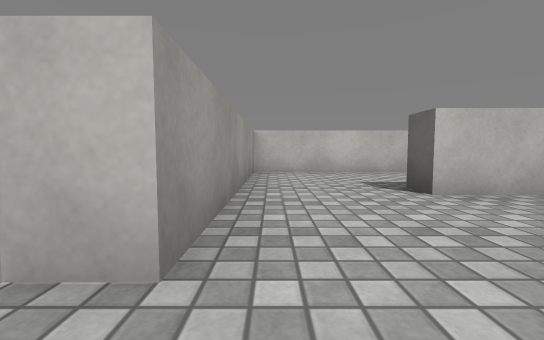
view 1 (above)

19 first-person views from a walk through a Unity game level. The camera is 0.5 m above the floor, tilts 4° down and sees 90° across. The floor is counted in squares, 1 m on a side. Each view is taken from the middle of a square. On the plan, view 1 faces up. The plan holds only what a view shows up to about 9 squares ahead; the rest is blank. The player character is not drawn. Surface patterns are stand-ins for the level's own textures.

view 2
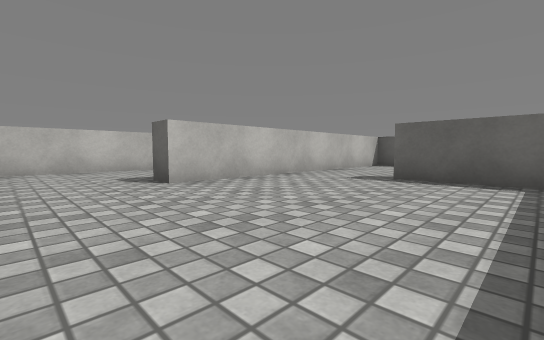

view 3
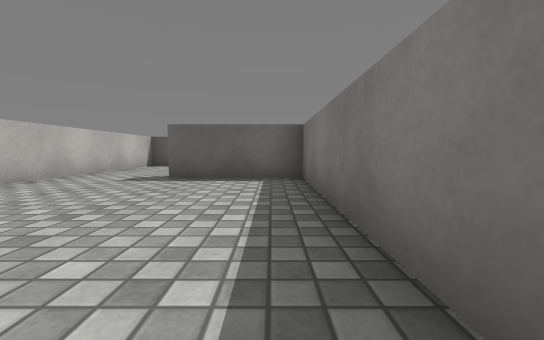

view 4
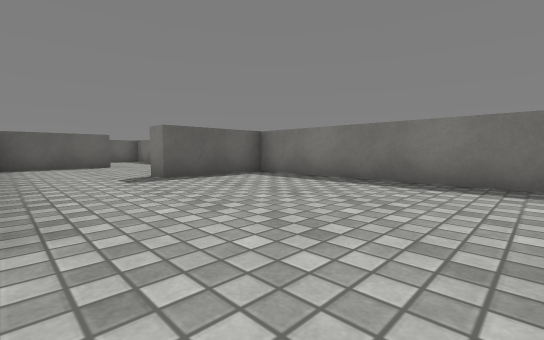

view 5
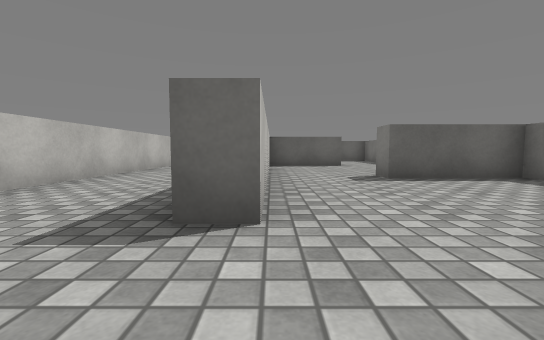

view 6
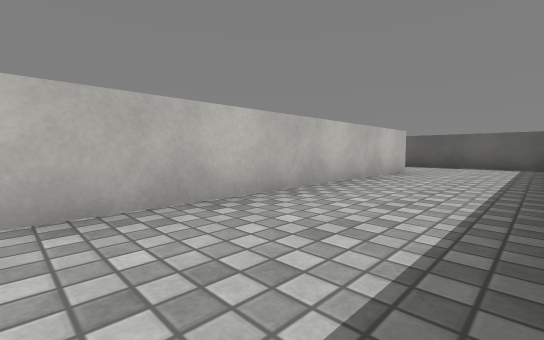

view 7
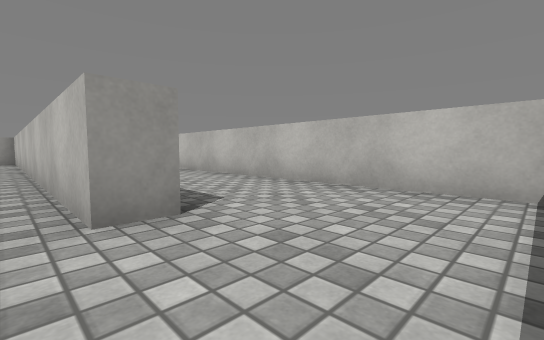

view 8
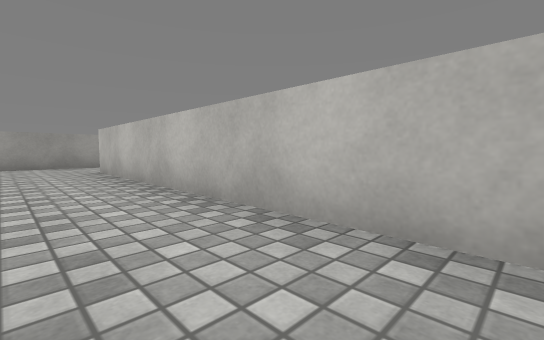

view 9
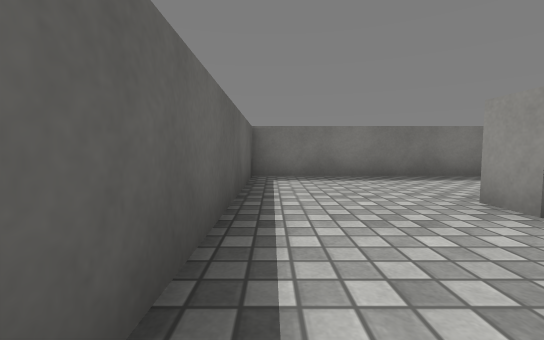

view 10
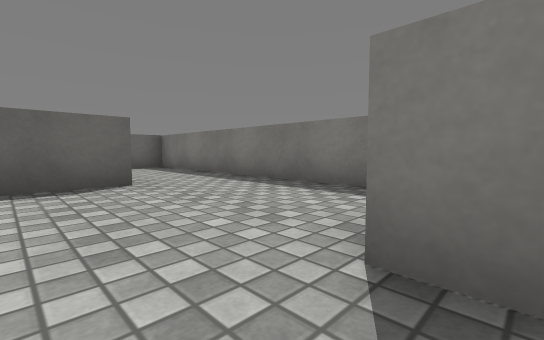

view 11
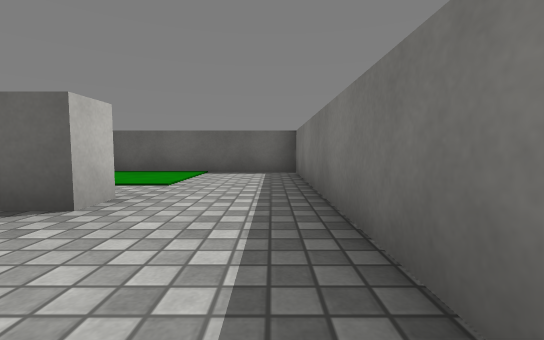

view 12
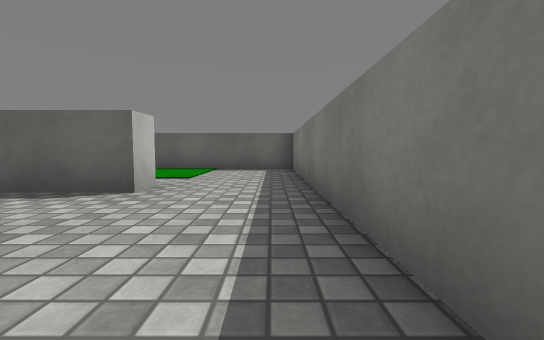

view 13
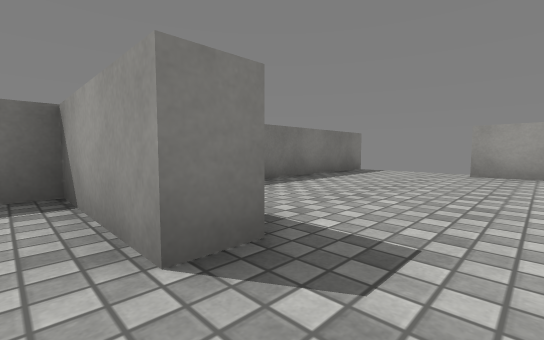

view 14
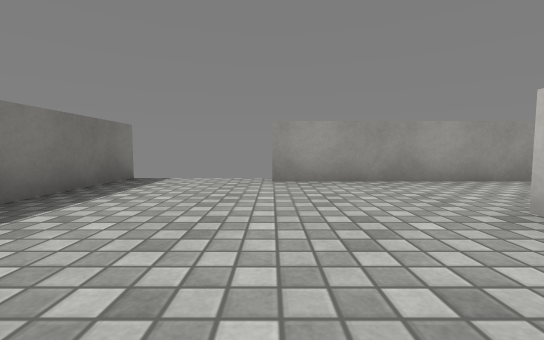

view 15
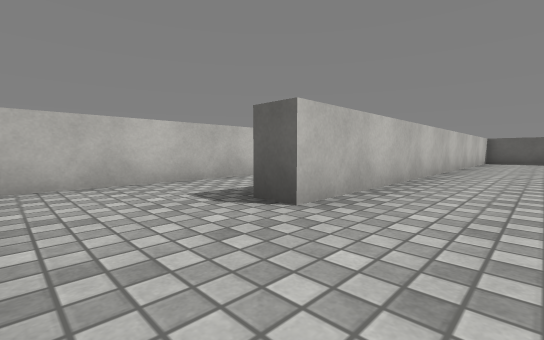

view 16
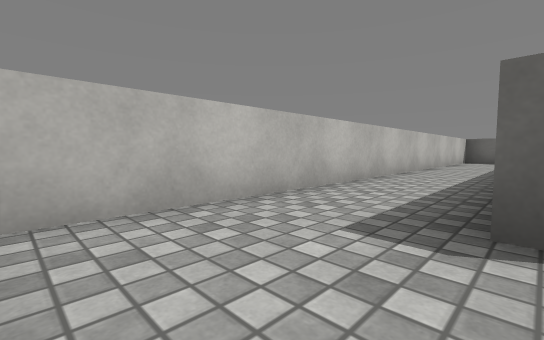

view 17
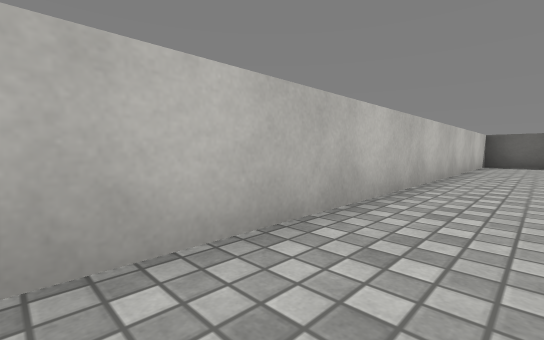

view 18
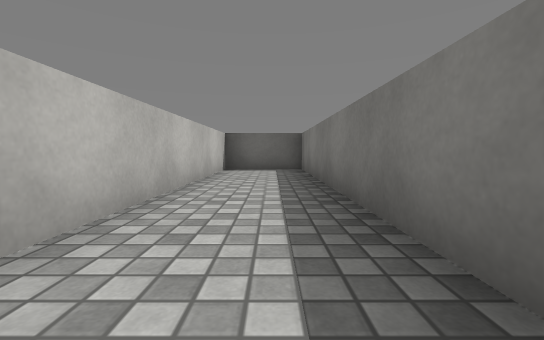

view 19
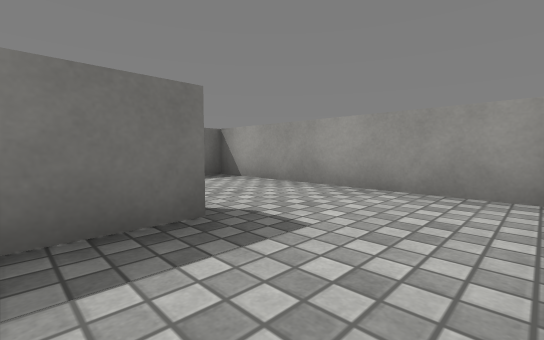

### Floor plan
Points are (right, up) in squares from view 1. A wall is a line through its corners. A room is listed if a view was taken in it or the views show most of it. See-through windows are left out.
Room 1 (views 1, 2, 3, 14)
walls: (-0.4, 2.5) (-0.4, 1); (4.5, 3.1) (1.8, 3.1); (-1.1, -1.6) (4.9, -1.6) (4.9, 0.9)
ways out: opening at (0.5, 3) to room 2; opening at (5, 1.5) to room 3; gap at (-1, 1)
Room 2 (views 4, 5, 6, 7, 8, 9, 15)
walls: (8.9, 3.7) (13.4, 3.7) (13.4, 8.8); (11, 7) (11, 6.4) (-0.4, 6.4) (-0.4, 2.5); (1.8, 3.1) (1.8, 3.8); (13.1, 9.6) (1.8, 9.6); (-0.4, 9.4) (-0.4, 7) (0, 7)
ways out: opening at (0.5, 3) to room 1; opening at (0.5, 10) to room 4
Room 3 (views 10, 11, 12, 13)
walls: (4.9, 0.9) (5.5, 0.9) (5.5, -1.6) (10.4, -1.6); (9.9, 0.6) (9.2, 0.6) (9.2, 3.1) (4.5, 3.1)
ways out: opening at (5, 1.5) to room 1; opening at (9.5, -0.5) to room 5
Room 4 (views 16, 17, 18, 19)
walls: (6.8, 10.2) (13.4, 10.2) (13.4, 12.3) (-0.1, 12.3); (1.8, 9.6) (1.8, 10.2) (3.1, 10.2); (-0.4, 12.1) (-0.4, 9.4)
ways out: opening at (0.5, 10) to room 2
Room 5 (no view inside)
walls: (10.4, -1.6) (13.4, -1.6) (13.4, 2.8)
ways out: opening at (9.5, -0.5) to room 3

Where each view was taken, in squares from view 1:
view 1: 0 up, 0 right, facing up
view 2: 1 down, 0 right, facing up-right
view 3: 1 down, 0 right, facing right
view 4: 3 up, 0 right, facing down-right
view 5: 3 up, 0 right, facing right
view 6: 4 up, 4 right, facing up-right
view 7: 6 up, 13 right, facing up-left
view 8: 8 up, 9 right, facing up-left
view 9: 9 up, 13 right, facing down
view 10: 2 up, 5 right, facing down-right
view 11: 1 down, 7 right, facing right
view 12: 1 down, 6 right, facing right
view 13: 2 up, 6 right, facing down-left
view 14: 1 up, 4 right, facing left
view 15: 8 up, 0 right, facing up-right
view 16: 10 up, 0 right, facing up-right
view 17: 11 up, 3 right, facing up-right
view 18: 11 up, 6 right, facing right
view 19: 12 up, 3 right, facing down-left
